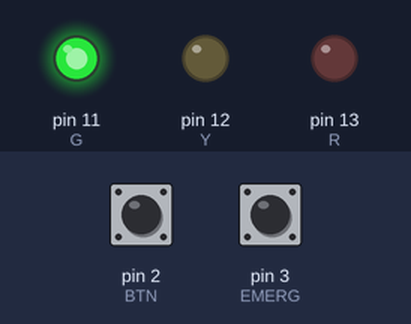
Recording of a sketch running on a simulated Arduino Uno, built with avr-gcc and run on an emulated ATmega328P. On the bench: output pins drawn as LEDs (lit = HIGH). Dashed ring = blinking. Inputs (shaded band) come from the test bench; at power-on: pin 2 (BTN) HIGH, pin 3 (EMERG) HIGH.

Above: at 1.2 s.
1.3 s: pin 2 (BTN) pulled LOW for 0.15 s
At 2.3 s:
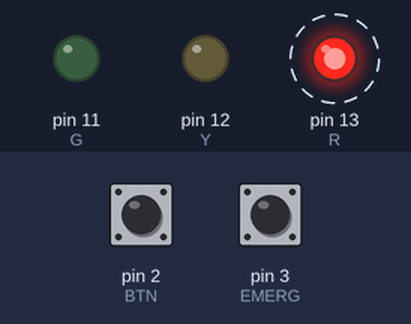
4.4 s: pin 3 (EMERG) pulled LOW for 1 s
At 5.9 s:
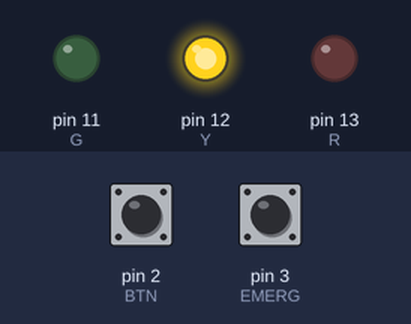
6.9 s: pin 3 (EMERG) pulled LOW for 0.15 s
At 7.4 s:
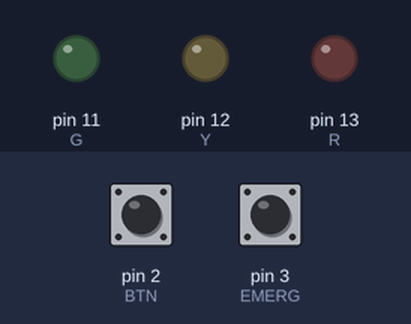
8.5 s: pin 3 (EMERG) pulled LOW for 3.2 s
At 8.9 s:
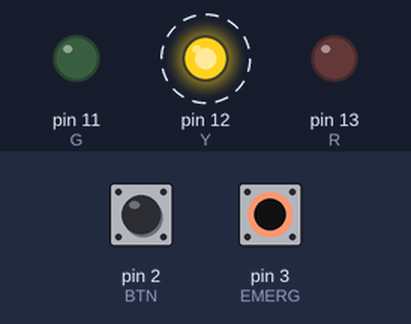
Timing chart, 0 to 13.0 s (numbered marks = the images above; inputs shaded):
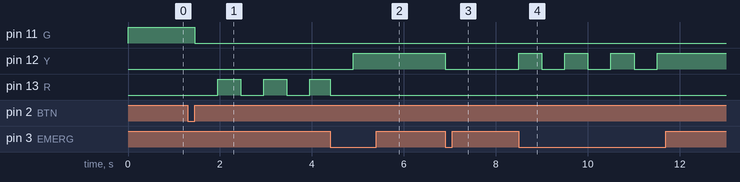

Measured:
- after the input at 1.3 s, pin 11 (G): HIGH → LOW after 0.15 s; pin 13 (R): alternates HIGH for 0.50 s and LOW for 0.50 s, starting after 0.65 s
- after the input at 4.4 s, pin 11 (G): stays LOW (without the input it goes to HIGH after 0.05 s); pin 12 (Y): LOW → HIGH after 0.50 s
- after the input at 6.9 s, pin 12 (Y): HIGH → LOW at once
- after the input at 8.5 s, pin 12 (Y): alternates HIGH for 0.50 s and LOW for 0.50 s, 7 changes in all, then stays HIGH, starting at once

The sketch:

sketch_traffic_lights.ino
```cpp
const int R=13,Y=12,G=11,BTN=2,EMERG=3;
enum St{GREEN,YELLOW,RED,RED_BLINK,WARNING,NIGHT};
St st;
unsigned long t0,dur,lastBtn=0;
bool ped=0,night=0,btn=0,prevEmerg=0;
int blinkCnt=0;

void leds(int r,int y,int g){digitalWrite(R,r);digitalWrite(Y,y);digitalWrite(G,g);}

void next(St s,unsigned long d){
  st=s; t0=millis(); dur=d; leds(0,0,0);
  switch(s){
    case GREEN: leds(0,0,1); break;
    case YELLOW: leds(0,1,0); break;
    case RED: leds(1,0,0); break;
    case RED_BLINK: blinkCnt=6; break; // 3 мигания по 500мс
  }
}

void setup(){
  pinMode(R,1); pinMode(Y,1); pinMode(G,1);
  pinMode(BTN,2); pinMode(EMERG,2);
  next(GREEN,10000);
}

void loop(){
  bool p=!digitalRead(BTN);
  if(p&&!btn&&millis()-lastBtn>50){ btn=1; lastBtn=millis(); }
  if(!p&&btn){ btn=0; unsigned long held=millis()-lastBtn;
    if(held>2000) night=!night;
    else if(held>50) ped=1;
  }

  bool emerg=!digitalRead(EMERG);
  if(emerg){ if(st!=WARNING) next(WARNING,500); if(millis()-t0>dur){ digitalWrite(Y,!digitalRead(Y)); t0=millis(); } return; }
  if(!emerg&&prevEmerg) next(GREEN,10000);
  prevEmerg=emerg;

  if(night){ if(st!=NIGHT) next(NIGHT,1000); if(millis()-t0>dur){ digitalWrite(Y,!digitalRead(Y)); t0=millis(); } return; }

  // --- Обработка пешехода ---
  if(ped && st==GREEN){ // короткое нажатие на Green → RED_BLINK
    next(RED_BLINK,500);
    ped=0;
  }

  if(millis()-t0>dur) switch(st){
    case GREEN:  next(YELLOW,3000); break;
    case YELLOW: next(RED,10000); break;
    case RED:    next(GREEN,10000); break;
    case RED_BLINK:
      digitalWrite(R,!digitalRead(R));
      blinkCnt--; t0=millis();
      if(blinkCnt<=0) next(GREEN,10000);
      break;
  }
}
```
